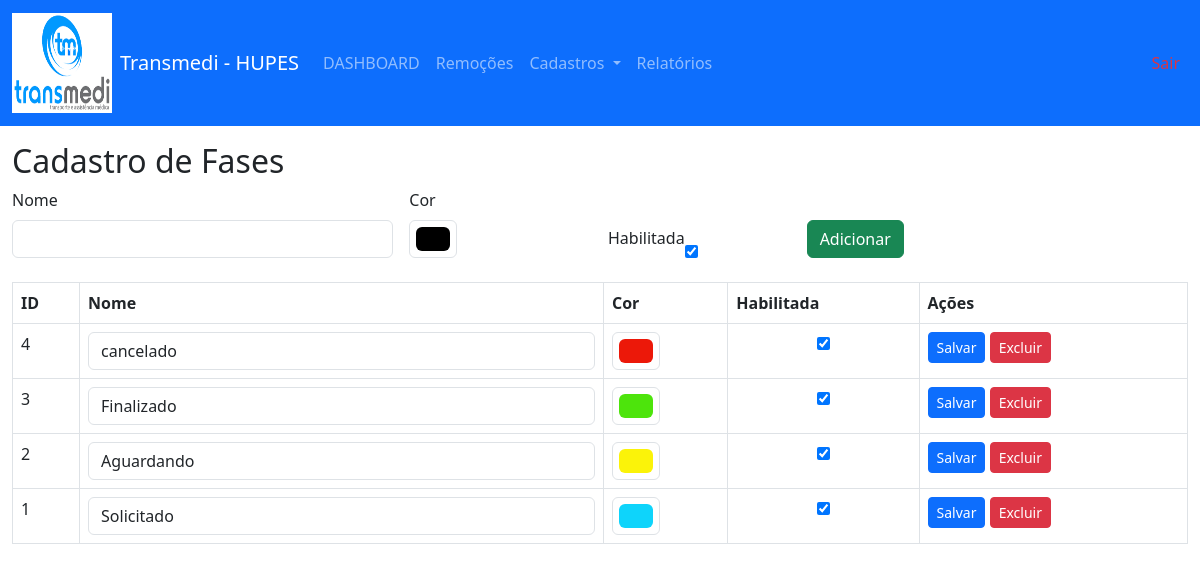
Screenshot of /modelo/crud_fase.php (signed in) with the database file from the repository.
### tables this page shows
CREATE TABLE `fase` (
  `id` int NOT NULL AUTO_INCREMENT,
  `nome` varchar(100) NOT NULL,
  `cor` varchar(20) DEFAULT NULL,
  `habilitada` tinyint(1) DEFAULT '1',
  PRIMARY KEY (`id`)
);

### modelo/crud_fase.php (the view, shortened to what this page needs)
<?php
    include '../db.php';
    $resultado = mysqli_query($conn, "SELECT * FROM fase ORDER BY id DESC");
   include '../header.php';
?>
<body >
<h2>Cadastro de Fases</h2>
<form method="post" class="row g-3 mb-4">
  <div class="col-md-4">
    <label class="form-label">Nome</label>
    <input type="text" name="nome" class="form-control">
  </div>
  <div class="col-md-2">
    <label class="form-label">Cor</label>
    <input type="color" name="cor" class="form-control form-control-color">
  </div>
  <div class="col-md-2 d-flex align-items-end">
    <label class="form-label">Habilitada</label>
    <input type="checkbox" name="habilitada" checked>
  </div>
  <div class="col-md-4 d-flex align-items-end">
    <button type="submit" class="btn btn-success">Adicionar</button>
  </div>
</form>
<table class="table table-bordered">
  <thead>
    <tr>
      <th>ID</th><th>Nome</th><th>Cor</th><th>Habilitada</th><th>Ações</th>
    </tr>
  </thead>
  <tbody>
    <?php while($row = mysqli_fetch_assoc($resultado)): ?>
    <tr>
      <form method="post">
        <td><?= $row['id'] ?></td>
        <td>
          <input type="text" name="nome" value="<?= htmlspecialchars($row['nome']) ?>" class="form-control">
        </td>
        <td><input type="color" name="cor" value="<?= $row['cor'] ?>" class="form-control form-control-color"></td>
        <td class="text-center">
          <input type="checkbox" name="habilitada" <?= $row['habilitada'] ? 'checked' : '' ?>>
        </td>
        <td>
          <button class="btn btn-primary btn-sm">Salvar</button>
          <a href="?excluir=<?= $row['id'] ?>" class="btn btn-danger btn-sm" onclick="return confirm('Excluir fase?')">Excluir</a>
        </td>
      </form>
    </tr>
    <?php endwhile; ?>
  </tbody>
</table>
</body>
</html>

### rows the page displays
fase: id "4", nome "cancelado", cor "#ec1809", habilitada "☑"
fase: id "3", nome "Finalizado", cor "#4de40c", habilitada "☑"
fase: id "2", nome "Aguardando", cor "#fbf309", habilitada "☑"
fase: id "1", nome "Solicitado", cor "#0ed4fb", habilitada "☑"
